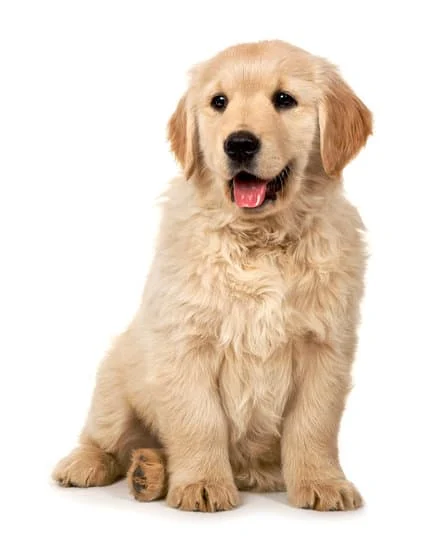
#> input picture sample.jpg, 443 x 550 px
$ python task2-2.py
#> lines starting #> are read from the running program, lines starting #| are printed output that depends on the picture
# 기본적인 Depth Map 생성 코드 (OpenCV 활용)
import cv2
import numpy as np

# 이미지 로드
image = cv2.imread('sample.jpg')
#> image is the input picture: shape (550, 443, 3); mean B, G, R 203.4, 217.5, 231.8

# 그레이스케일 변환
gray = cv2.cvtColor(image, cv2.COLOR_BGR2GRAY)
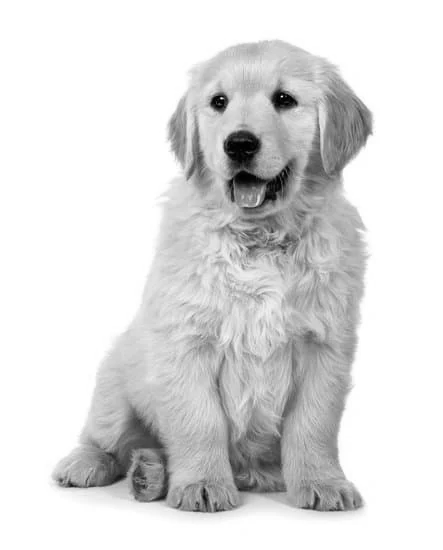
#> gray: shape (550, 443); min 0, max 255, mean 220.2

# 깊이 맵 생성 (가상의 깊이 적용)
depth_map = cv2.applyColorMap(gray, cv2.COLORMAP_JET)
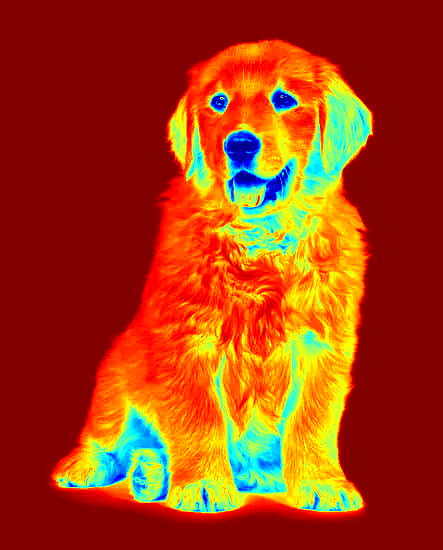
#> depth_map: shape (550, 443, 3); mean B, G, R 16.8, 60.6, 164.6

# 결과 출력
cv2.imshow('Original Image', image)
cv2.imshow('Depth Map', depth_map)
cv2.waitKey(0)
cv2.destroyAllWindows()
